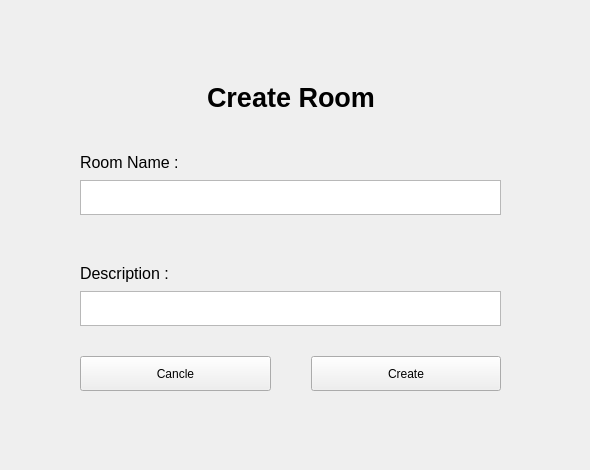
      <widget class="QWidget" name="pageCreateRoom">
       <property name="sizePolicy">
        <sizepolicy hsizetype="Expanding" vsizetype="Expanding">
         <horstretch>1</horstretch>
         <verstretch>1</verstretch>
        </sizepolicy>
       </property>
       <widget class="QWidget" name="verticalLayoutWidget_3">
        <property name="geometry">
         <rect>
          <x>0</x>
          <y>0</y>
          <width>581</width>
          <height>461</height>
         </rect>
        </property>
        <layout class="QVBoxLayout" name="VLCreateRoom">
         <property name="spacing">
          <number>0</number>
         </property>
         <property name="sizeConstraint">
          <enum>QLayout::SizeConstraint::SetDefaultConstraint</enum>
         </property>
         <item>
          <spacer name="verticalSpacer">
           <property name="orientation">
            <enum>Qt::Orientation::Vertical</enum>
           </property>
           <property name="sizeType">
            <enum>QSizePolicy::Policy::Fixed</enum>
           </property>
           <property name="sizeHint" stdset="0">
            <size>
             <width>20</width>
             <height>70</height>
            </size>
           </property>
          </spacer>
         </item>
         <item>
          <layout class="QHBoxLayout" name="horizontalLayout_2">
           <item>
            <spacer name="horizontalSpacer">
             <property name="orientation">
              <enum>Qt::Orientation::Horizontal</enum>
             </property>
             <property name="sizeHint" stdset="0">
              <size>
               <width>40</width>
               <height>20</height>
              </size>
             </property>
            </spacer>
           </item>
           <item>
            <widget class="QLabel" name="label_4">
             <property name="font">
              <font>
               <pointsize>20</pointsize>
               <bold>true</bold>
              </font>
             </property>
             <property name="text">
              <string>Create Room</string>
             </property>
            </widget>
           </item>
           <item>
            <spacer name="horizontalSpacer_2">
             <property name="orientation">
              <enum>Qt::Orientation::Horizontal</enum>
             </property>
             <property name="sizeHint" stdset="0">
              <size>
               <width>40</width>
               <height>20</height>
              </size>
             </property>
            </spacer>
           </item>
          </layout>
         </item>
         <item>
          <layout class="QHBoxLayout" name="horizontalLayout_14">
           <property name="topMargin">
            <number>20</number>
           </property>
           <item>
            <spacer name="horizontalSpacer_3">
             <property name="orientation">
              <enum>Qt::Orientation::Horizontal</enum>
             </property>
             <property name="sizeType">
              <enum>QSizePolicy::Policy::Fixed</enum>
             </property>
             <property name="sizeHint" stdset="0">
              <size>
               <width>80</width>
               <height>20</height>
              </size>
             </property>
            </spacer>
           </item>
           <item>
            <widget class="QLabel" name="label_7">
             <property name="font">
              <font>
               <pointsize>12</pointsize>
              </font>
             </property>
             <property name="text">
              <string>Room Name :</string>
             </property>
            </widget>
           </item>
          </layout>
         </item>
         <item>
          <layout class="QHBoxLayout" name="horizontalLayout_13">
           <property name="spacing">
            <number>0</number>
           </property>
           <property name="sizeConstraint">
            <enum>QLayout::SizeConstraint::SetDefaultConstraint</enum>
           </property>
           <property name="bottomMargin">
            <number>20</number>
           </property>
           <item>
            <spacer name="horizontalSpacer_7">
             <property name="orientation">
              <enum>Qt::Orientation::Horizontal</enum>
             </property>
             <property name="sizeType">
              <enum>QSizePolicy::Policy::Fixed</enum>
             </property>
             <property name="sizeHint" stdset="0">
              <size>
               <width>80</width>
               <height>5</height>
              </size>
             </property>
            </spacer>
           </item>
           <item>
            <widget class="QTextEdit" name="createRoomName">
             <property name="enabled">
              <bool>true</bool>
             </property>
             <property name="sizePolicy">
              <sizepolicy hsizetype="Preferred" vsizetype="Ignored">
               <horstretch>0</horstretch>
               <verstretch>0</verstretch>
              </sizepolicy>
             </property>
            </widget>
           </item>
           <item>
            <spacer name="horizontalSpacer_8">
             <property name="orientation">
              <enum>Qt::Orientation::Horizontal</enum>
             </property>
             <property name="sizeType">
              <enum>QSizePolicy::Policy::Fixed</enum>
             </property>
             <property name="sizeHint" stdset="0">
              <size>
               <width>80</width>
               <height>5</height>
              </size>
             </property>
            </spacer>
           </item>
          </layout>
         </item>
         <item>
          <layout class="QHBoxLayout" name="horizontalLayout_12">
           <property name="topMargin">
            <number>20</number>
           </property>
           <item>
            <spacer name="horizontalSpacer_4">
             <property name="orientation">
              <enum>Qt::Orientation::Horizontal</enum>
             </property>
             <property name="sizeType">
              <enum>QSizePolicy::Policy::Fixed</enum>
             </property>
             <property name="sizeHint" stdset="0">
              <size>
               <width>80</width>
               <height>20</height>
              </size>
             </property>
            </spacer>
           </item>
           <item>
            <widget class="QLabel" name="label_8">
             <property name="font">
              <font>
               <pointsize>12</pointsize>
              </font>
             </property>
             <property name="text">
              <string>Description :</string>
             </property>
            </widget>
           </item>
          </layout>
         </item>
         <item>
          <layout class="QHBoxLayout" name="horizontalLayout_9">
           <property name="bottomMargin">
            <number>20</number>
           </property>
           <item>
            <spacer name="horizontalSpacer_5">
             <property name="orientation">
              <enum>Qt::Orientation::Horizontal</enum>
             </property>
             <property name="sizeType">
              <enum>QSizePolicy::Policy::Fixed</enum>
             </property>
             <property name="sizeHint" stdset="0">
              <size>
               <width>80</width>
               <height>20</height>
              </size>
             </property>
            </spacer>
           </item>
           <item>
            <widget class="QTextEdit" name="createRoomDescription">
             <property name="sizePolicy">
              <sizepolicy hsizetype="Expanding" vsizetype="Ignored">
               <horstretch>0</horstretch>
               <verstretch>0</verstretch>
              </sizepolicy>
             </property>
            </widget>
           </item>
           <item>
            <spacer name="horizontalSpacer_6">
             <property name="orientation">
              <enum>Qt::Orientation::Horizontal</enum>
             </property>
             <property name="sizeType">
              <enum>QSizePolicy::Policy::Fixed</enum>
             </property>
             <property name="sizeHint" stdset="0">
              <size>
               <width>80</width>
               <height>20</height>
              </size>
             </property>
            </spacer>
           </item>
          </layout>
         </item>
         <item>
          <layout class="QHBoxLayout" name="horizontalLayout_10">
           <property name="topMargin">
            <number>10</number>
           </property>
           <property name="bottomMargin">
            <number>10</number>
           </property>
           <item>
            <spacer name="horizontalSpacer_9">
             <property name="orientation">
              <enum>Qt::Orientation::Horizontal</enum>
             </property>
             <property name="sizeType">
              <enum>QSizePolicy::Policy::Fixed</enum>
             </property>
             <property name="sizeHint" stdset="0">
              <size>
               <width>80</width>
               <height>20</height>
              </size>
             </property>
            </spacer>
           </item>
           <item>
            <widget class="QPushButton" name="createRoomCancleBtn">
             <property name="sizePolicy">
              <sizepolicy hsizetype="Minimum" vsizetype="Preferred">
               <horstretch>0</horstretch>
               <verstretch>0</verstretch>
              </sizepolicy>
             </property>
             <property name="text">
              <string>Cancle</string>
             </property>
            </widget>
           </item>
           <item>
            <spacer name="horizontalSpacer_11">
             <property name="orientation">
              <enum>Qt::Orientation::Horizontal</enum>
             </property>
             <property name="sizeType">
              <enum>QSizePolicy::Policy::Fixed</enum>
             </property>
             <property name="sizeHint" stdset="0">
              <size>
               <width>40</width>
               <height>20</height>
              </size>
             </property>
            </spacer>
           </item>
           <item>
            <widget class="QPushButton" name="createRoomConfirmBtn">
             <property name="sizePolicy">
              <sizepolicy hsizetype="Minimum" vsizetype="Preferred">
               <horstretch>0</horstretch>
               <verstretch>0</verstretch>
              </sizepolicy>
             </property>
             <property name="text">
              <string>Create</string>
             </property>
            </widget>
           </item>
           <item>
            <spacer name="horizontalSpacer_10">
             <property name="orientation">
              <enum>Qt::Orientation::Horizontal</enum>
             </property>
             <property name="sizeType">
              <enum>QSizePolicy::Policy::Fixed</enum>
             </property>
             <property name="sizeHint" stdset="0">
              <size>
               <width>80</width>
               <height>20</height>
              </size>
             </property>
            </spacer>
           </item>
          </layout>
         </item>
         <item>
          <spacer name="verticalSpacer_2">
           <property name="orientation">
            <enum>Qt::Orientation::Vertical</enum>
           </property>
           <property name="sizeType">
            <enum>QSizePolicy::Policy::Fixed</enum>
           </property>
           <property name="sizeHint" stdset="0">
            <size>
             <width>20</width>
             <height>60</height>
            </size>
           </property>
          </spacer>
         </item>
        </layout>
       </widget>
      </widget>
